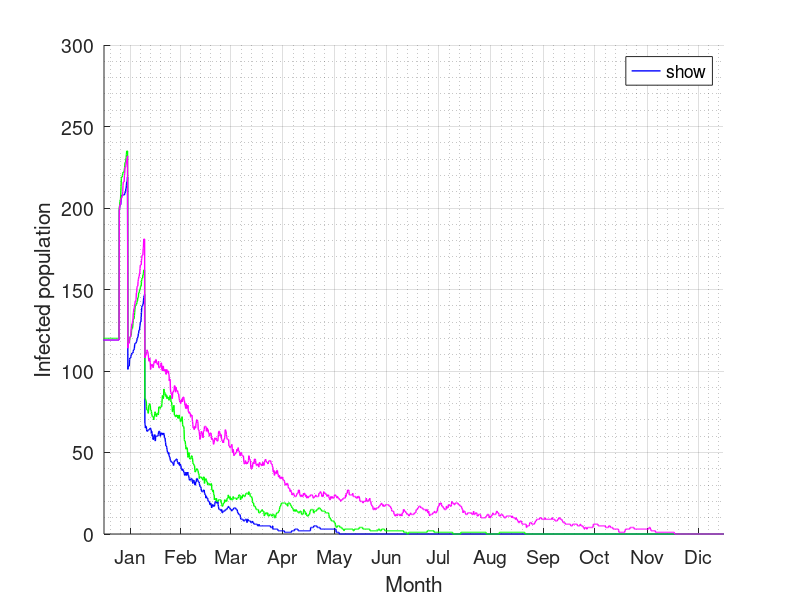

Source code (MATLAB):
clc
clear all
close all

%% Leer datos desde data4.txt, saltando la primera línea de encabezado
datos1= dlmread('2porciento.txt', ',', 1, 0);
datos2= dlmread('3porciento.txt', ',', 1, 0);
datos3= dlmread('4porciento.txt', ',', 1, 0);


%%
hora = datos1(:,1);
dias = hora / 24; % Convertir horas a días

%% Datos humanos 1
hS1 = datos1(:,2);
hE1 = datos1(:,3);
hI1 = datos1(:,4);
hR1 = datos1(:,5);

% Datos humanos 2
hS2 = datos2(:,2);
hE2 = datos2(:,3);
hI2 = datos2(:,4);
hR2 = datos2(:,5);

% Datos humanos 3
hS3 = datos3(:,2);
hE3 = datos3(:,3);
hI3 = datos3(:,4);
hR3 = datos3(:,5);

%% Datos mosquitos 1
vS1 = datos1(:,6);
vI1 = datos1(:,7);

% Datos mosquitos 2
vS2 = datos2(:,6);
vI2 = datos2(:,7);

%% Meses para el eje X
% meses = {' ', 'Jan','Feb','Mar','Apr','May','Jun','Jul','Aug','Sep','Oct','Nov','Dic'};
meses = {'Jan','Feb','Mar','Apr','May','Jun','Jul','Aug','Sep','Oct','Nov','Dic'};
% pos_mes = [1 32 60 91 121 152 182 213 244 274 305 335 365]; % inicio de cada mes
pos_mes = [16.5 46 75.5 106 136.5 167 197.5 228.2 259 289.2 320 350]; % inicio de cada mes

%% Crear la gráfica

figure;
hold on;
plot(dias, hI1, 'b', 'LineWidth', 1, 'DisplayName', '2% larval habitats');
plot(dias, hI2, 'g', 'LineWidth', 1, 'DisplayName', '3% larval habitats');
plot(dias, hI3, 'm', 'LineWidth', 1, 'DisplayName', '4% larval habitats');

legend('show', 'FontSize', 14);

% Ejes y leyenda
xlabel('Month', 'FontSize', 20);
ylabel('Infected population', 'FontSize', 20);
xticks(pos_mes);
xticklabels(meses);
xlim([1 365]);
ylim([0 300]);
set(gca, 'FontSize', 14);
set(gcf, 'Position', [100 100 600 300]);
grid on; grid minor;

hold off;